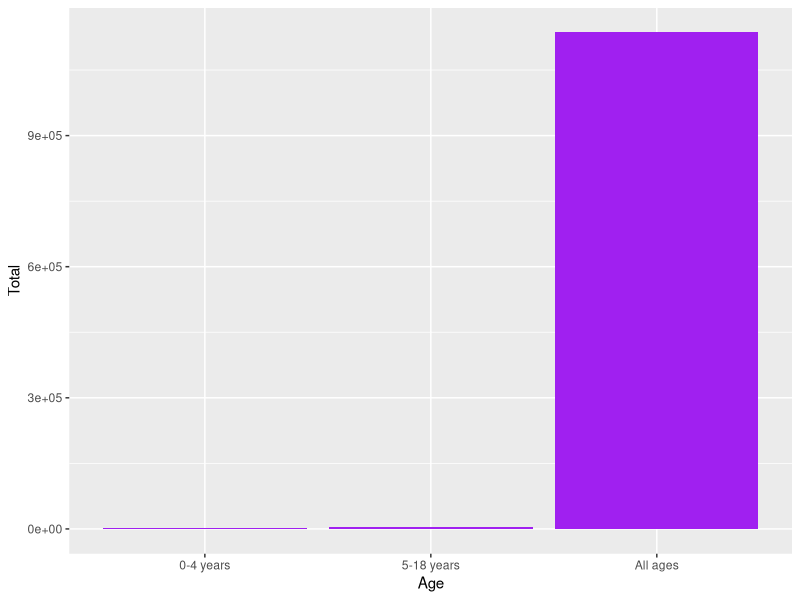
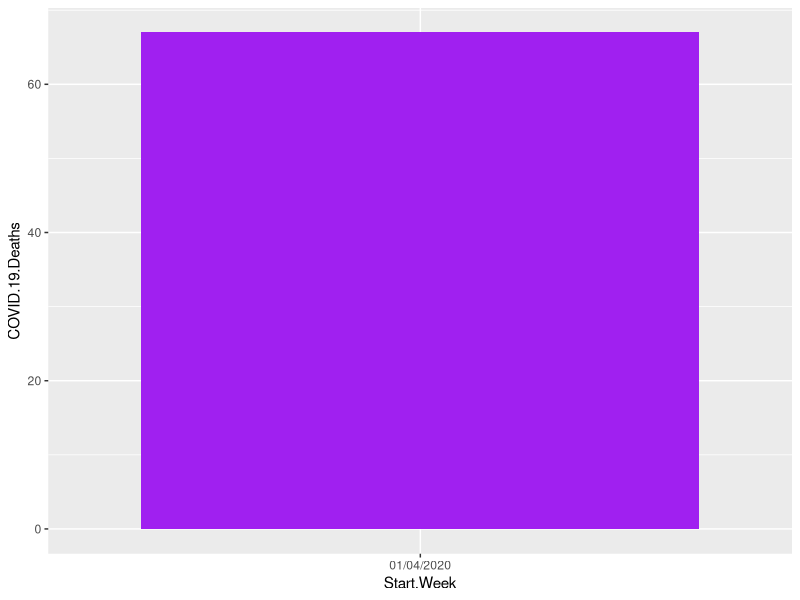

Write the R code that produced these figures, in order.
## ---- chunk 1
set.seed(200)
library(dplyr)
library(ggplot2)
## ---- chunk 2
Deaths = read.csv("Provisional_COVID-19_Deaths__Focus_on_Ages_0-18_Years.csv", header=TRUE)
dplyr::glimpse(Deaths)
## ---- chunk 3
result = Deaths %>% 
  group_by(Age = as.factor(Age.group)) %>% 
  summarize(Total = sum(COVID.19.Deaths)) %>% 
  arrange(desc(Total)) %>% 
  filter(Age != "19-44 years") %>% 
  filter(Age != "45-64 years") %>% 
  filter(Age != "65-74 years") %>% 
  filter(Age != "75 years and over") %>% 
  top_n(10, wt = Total)

ggplot(result, aes(x=Age, y=Total))+
    geom_bar(stat = "identity", fill = "Purple")
## ---- chunk 4
Deaths = Deaths %>%  filter(Race.or.Hispanic.Origin.Group == "Non-Hispanic Asian")
summary(Deaths)
## ---- chunk 5

ggplot(Deaths, aes(x = Start.Week, y = COVID.19.Deaths))+
    geom_bar(stat = "identity", fill = "Purple")
 
